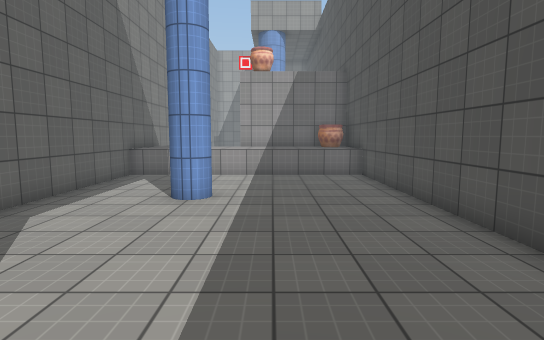
View 1 (above)

15 first-person views from a walk through a Unity game level. The camera is 1.5 m above the floor, tilts 6° down and sees 80° across. The floor is counted in squares, 1 m on a side. Each view is taken from the middle of a square. On the plan, view 1 faces up. The plan holds only what a view shows up to about 15 squares ahead; the rest is blank. The place goes on beyond the plan. The player character is not drawn. Some surface patterns are stand-ins.

View 2
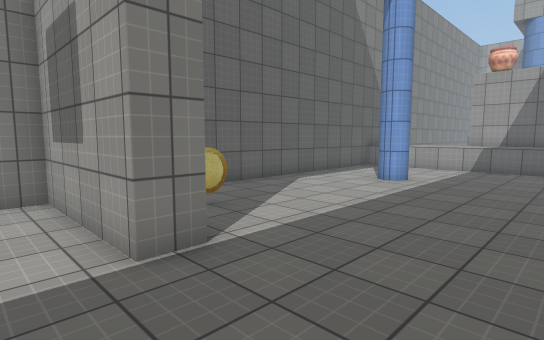

View 3
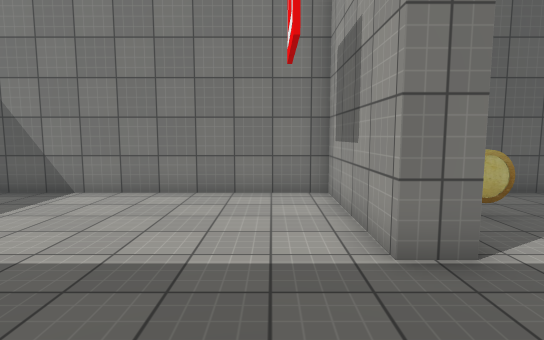

View 4
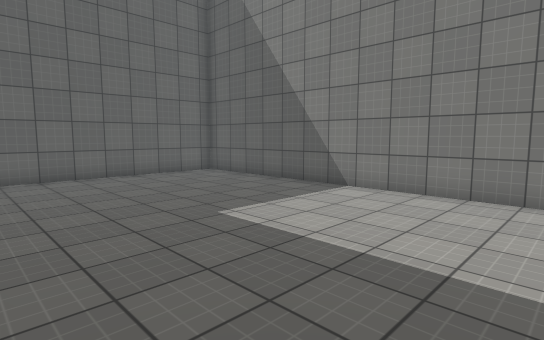

View 5
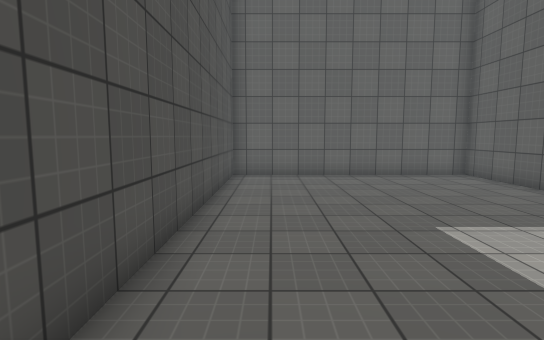

View 6
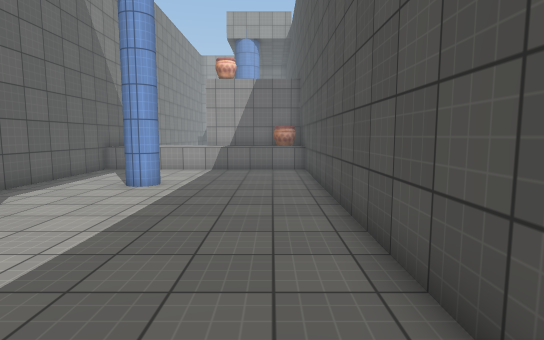

View 7
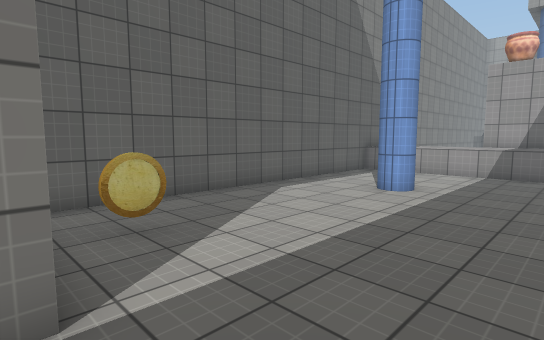

View 8
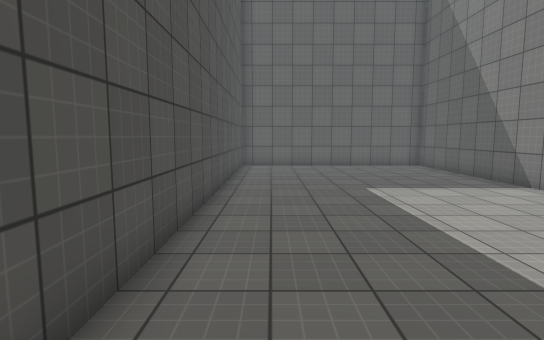

View 9
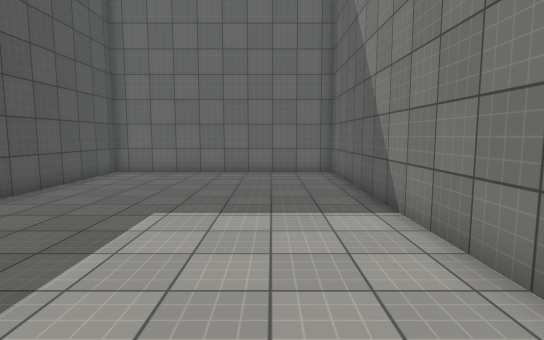

View 10
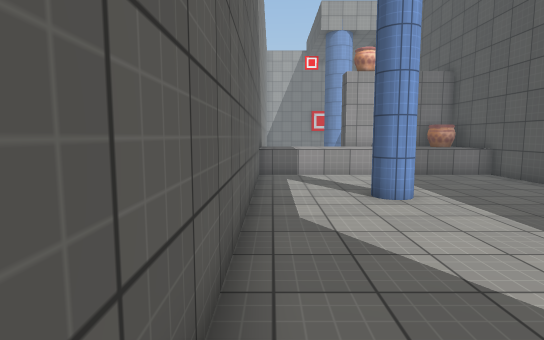

View 11
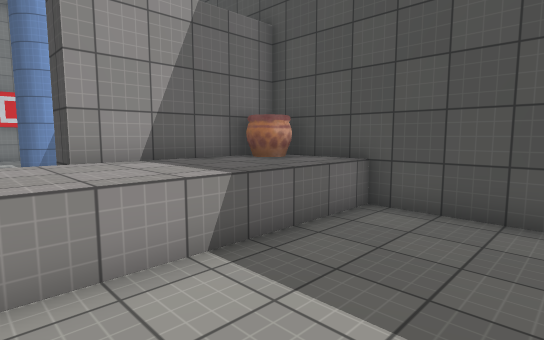

View 12
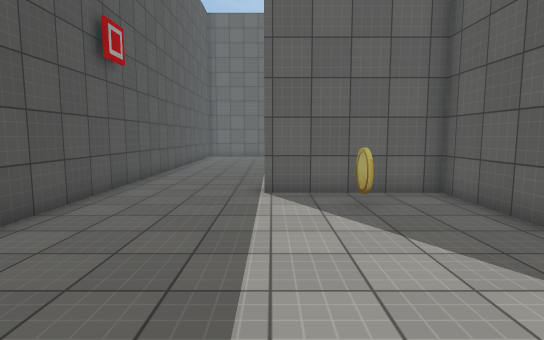

View 13
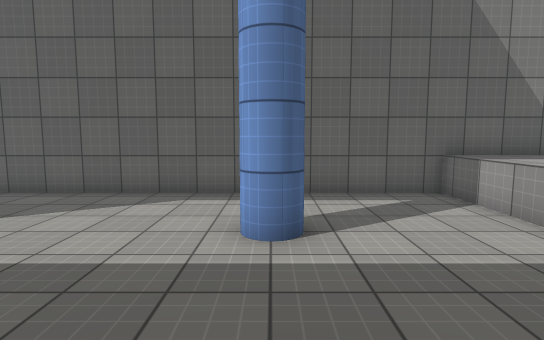

View 14
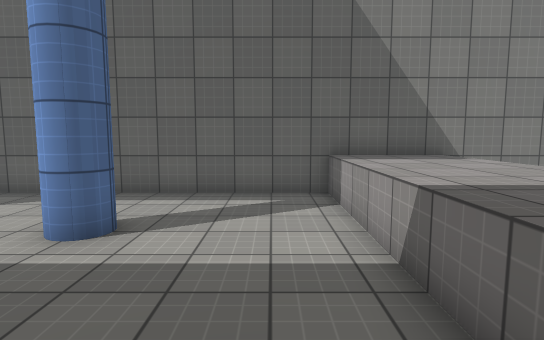

View 15
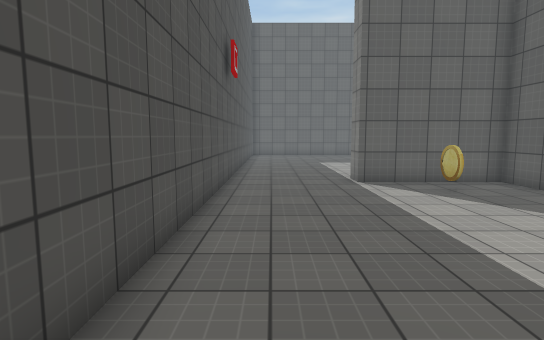

### Floor plan
Key: @ floor where view 1 was taken; # wall or solid block; . floor; ^ raised ledge; O other object.
Columns run from 6 left of view 1 to 4 right of it. Each row starts with its distance up from view 1.
 15 #^^^^^^^OO#
 14 #^^^^^^^OO#
 13 #^^^^^^^^^#
 12 #.........#
 11 #.........#
 10 #.........#
  9 #.........#
  8 #...#.....#
  7 #.........#
  6 #.........#
  5 #.........#
  4 #.........#
  3 #.........#
  2 #.........#
  1 #..O......#
  0 #.....@...#
 -1 ######....#
 -2 #.........#
 -3 #.........#
 -4 #.........#
 -5 #.........#
 -6 #.........#
 -7 #.........#
 -8 #.........#
 -9 #.........#
-10 #.........#
-11 #.........#
-12 #.........#
-13 #.........#
-14 #.........#
-15 #.........#
-16 ###########

Where each view was taken, in squares from view 1:
view 1: 0 up, 0 right, facing up
view 2: 3 down, 3 right, facing up-left
view 3: 3 down, 3 right, facing left
view 4: 3 down, 3 right, facing down-left
view 5: 3 down, 2 right, facing down
view 6: 2 down, 2 right, facing up
view 7: 1 down, 2 right, facing up-left
view 8: 1 up, 2 right, facing down
view 9: 2 down, 3 left, facing down
view 10: 0 up, 5 left, facing up
view 11: 9 up, 3 left, facing up-right
view 12: 8 up, 1 left, facing down
view 13: 8 up, 3 right, facing left
view 14: 11 up, 3 right, facing left
view 15: 10 up, 2 right, facing down
